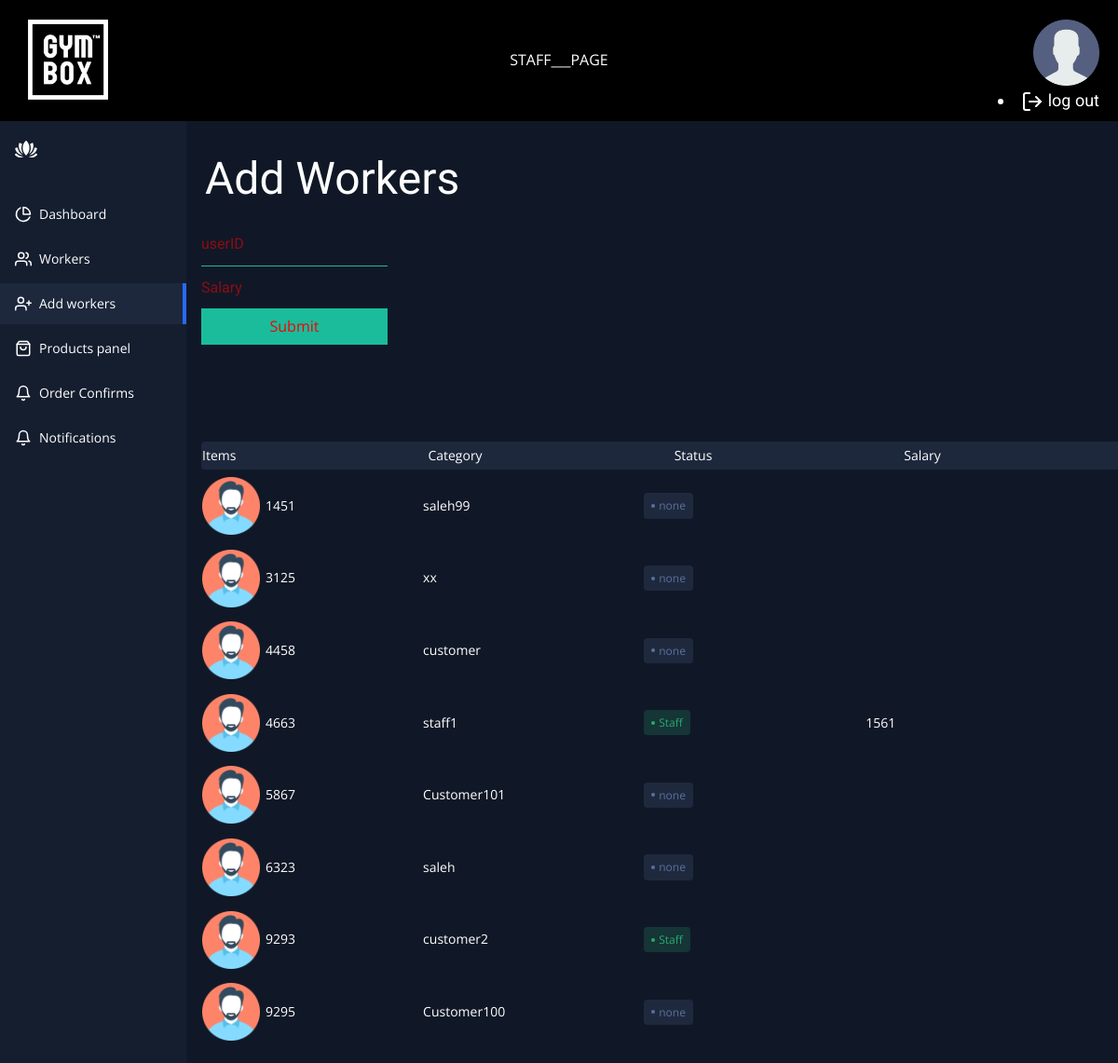
Screenshot of /addworkers.php (signed in) with the database file from the repository.
### tables this page shows
CREATE TABLE `users` (
  `usersId` int(11) NOT NULL,
  `usersName` varchar(128) NOT NULL,
  `usersEmail` varchar(128) NOT NULL,
  `usersUid` varchar(128) NOT NULL,
  `usersPwd` varchar(128) NOT NULL,
  `isManager` int(1) DEFAULT NULL,
  `isWorker` int(1) DEFAULT NULL,
  `Salary` int(11) DEFAULT NULL,
  `Date` date DEFAULT NULL,
  `time` time NOT NULL
);

### addworkers.php (the view, shortened to what this page needs)
<!DOCTYPE html>
<html lang="en" >
<head>
  <link rel="stylesheet" href="https://cdnjs.cloudflare.com/ajax/libs/normalize/5.0.0/normalize.min.css">
<link rel="stylesheet" href="css/workers.css">
<link rel="stylesheet" href="css/addworkerbutton.css">
</head>
<body style="background-color: #101827" >
<?php
include 'workerSideBar.php';
?>
  <div class="app-content">
    <div class="app-content-header">
      <h1 class="app-content-headerText">Add Workers</h1>
    </div>
             <form role="form" action="includes/workers.inc.php" method="post">
            <input placeholder="userID" type="text" name="userid" required="">
            <input placeholder="Salary" type="text" name="salary" required="">
            <button type="submit" name="add">Submit</button>
          </form>
    <div class="app-content-actions">
    </div>
    <div class="products-area-wrapper tableView">
      <div class="products-header">
        <div class="product-cell image">
          Items
        </div>
        <div class="product-cell category">Category</div>
        <div class="product-cell status-cell">Status</div>
        <div class="product-cell sales">Salary</div>
                        <?php
                    $sql = "SELECT * FROM users;";
                    $result = mysqli_query($conn , $sql);
                    $resultCheck = mysqli_num_rows($result);
                    if($resultCheck > 0 )
                    {
                        while($row = mysqli_fetch_assoc($result))
                        { ?>
            </div>
      <div class="products-row">
          <div class="product-cell image">
            <img src="images/face.png" alt="product">
            <span><?php echo $row['usersId'] ; ?></span>
          </div>
        <div class="product-cell category"><span class="cell-label">Name:</span><?php echo $row['usersName'] ; ?></div>
        <div class="product-cell status-cell">
          <span class="status <?php  if($row['isWorker']== 1){ echo "active";}else echo "disabled";?>" ><?php  if($row['isWorker']== 1){
            echo "Staff";
          }else echo "none" ; ?></span>
        </div>
        <div class="product-cell sales"><span class="cell-label">Sales:</span>
        <div class="product-cell stock"><span class="cell-label">Salary</span> <?php echo $row['Salary'] ?></div>
        </div>
        <div class="product-cell stock"><span class="cell-label"></div>
      </div>
        <?php }}?>
    </div>
  </div>
</body>
</html>

### css/workers.css (style rules this page uses)
* { box-sizing: border-box; }
:root { --app-bg: #101827; --sidebar: rgba(21, 30, 47,1); --sidebar-main-color: #fff; --table-border: #1a2131; --table-header: #1a2131; --app-content-main-color: #fff; --sidebar-link: #fff; --sidebar-active-link: #1d283c; --sidebar-hover-link: #1a2539; --action-color: #2869ff; --action-color-hover: #6291fd; --app-content-secondary-color: #1d283c; --filter-reset: #2c394f; --filter-shadow: rgba(16, 24, 39, 0.8) 0px 6px 12px -2px, rgba(0, 0, 0, 0.3) 0px 3px 7px -3px; }
body, html { margin: 0; padding: 0; height: 100%; width: 100%; }
.app-content { padding: 16px; background-color: var(--app-bg); height: 100%; flex: 1; max-height: 100%; display: flex; flex-direction: column; }
.app-content-header { display: flex; align-items: center; justify-content: space-between; padding: 0 4px; }
.app-content-headerText { color: var(--app-content-main-color); font-size: 24px; line-height: 32px; margin: 0; }
.app-content-actions { display: flex; justify-content: space-between; align-items: center; padding: 16px 4px; }
.products-area-wrapper { width: 100%; max-height: 100%; overflow: auto; padding: 0 -1px; }
.tableView .products-header { display: flex; align-items: center; border-radius: 4px; background-color: var(--app-content-secondary-color); position: sticky; top: 0; }
.tableView .products-row { display: flex; align-items: center; border-radius: 4px; }
.tableView .product-cell { flex: 1; padding: 4px 1px; color: var(--app-content-main-color); font-size: 14px; display: flex; align-items: center; }
.tableView .product-cell img { width: 62px; height: 62px; border-radius: 6px; margin-right: 6px; }
.status { border-radius: 4px; display: flex; align-items: center; padding: 4px 8px; font-size: 12px; }
.status:before { content: ""; width: 4px; height: 4px; border-radius: 50%; margin-right: 4px; }
.status.active { color: #2ba972; background-color: rgba(43, 169, 114, 0.2); }
.status.active:before { background-color: #2ba972; }
.status.disabled { color: #59719d; background-color: rgba(89, 113, 157, 0.2); }
.status.disabled:before { background-color: #59719d; }

### css/addworkerbutton.css (style rules this page uses)
h1, input::-webkit-input-placeholder, button { font-family: "roboto", sans-serif; -webkit-transition: all 0.3s ease-in-out; transition: all 0.3s ease-in-out; }
form { box-sizing: border-box; width: 260px; padding-bottom: 40px; border-radius: 3px; color: #f40303; }
input { margin: 40px 25px; width: 200px; display: block; border: none; padding: 10px 0; border-bottom: solid 1px #1abc9c; transition: all 0.3s cubic-bezier(0.64, 0.09, 0.08, 1); background: linear-gradient(to bottom, rgba(255, 255, 255, 0) 96%, #1abc9c 4%); background-position: -200px 0; background-size: 200px 100%; background-repeat: no-repeat; color: #0e6252; }
button { border: none; background: #1abc9c; cursor: pointer; border-radius: 3px; padding: 6px; width: 200px; color: white; margin-left: 25px; }

### css/pricing.css (style rules this page uses)
* { margin: 0; padding: 0; }
html { height: 100%; }
body { background-color: #000000; }

### rows the page displays
users: usersId "1451", usersName "saleh99", shows "none"
users: usersId "3125", usersName "xx", shows "none"
users: usersId "4458", usersName "customer", shows "none"
users: usersId "4663", usersName "staff1", isWorker "Staff", Salary "1561"
users: usersId "5867", usersName "Customer101", shows "none"
users: usersId "6323", usersName "saleh", shows "none"
users: usersId "9293", usersName "customer2", isWorker "Staff"
users: usersId "9295", usersName "Customer100", shows "none"
